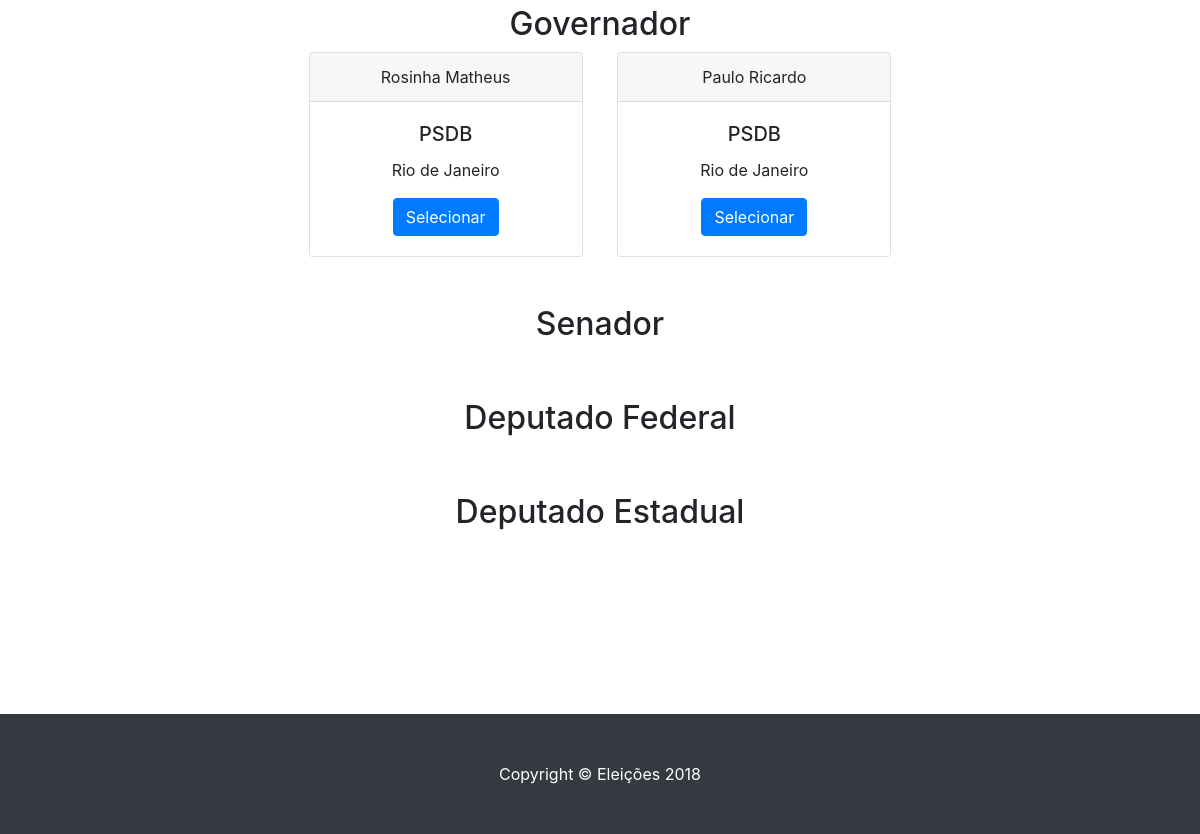
Before: /voto (signed in, lower part) with the older database file.
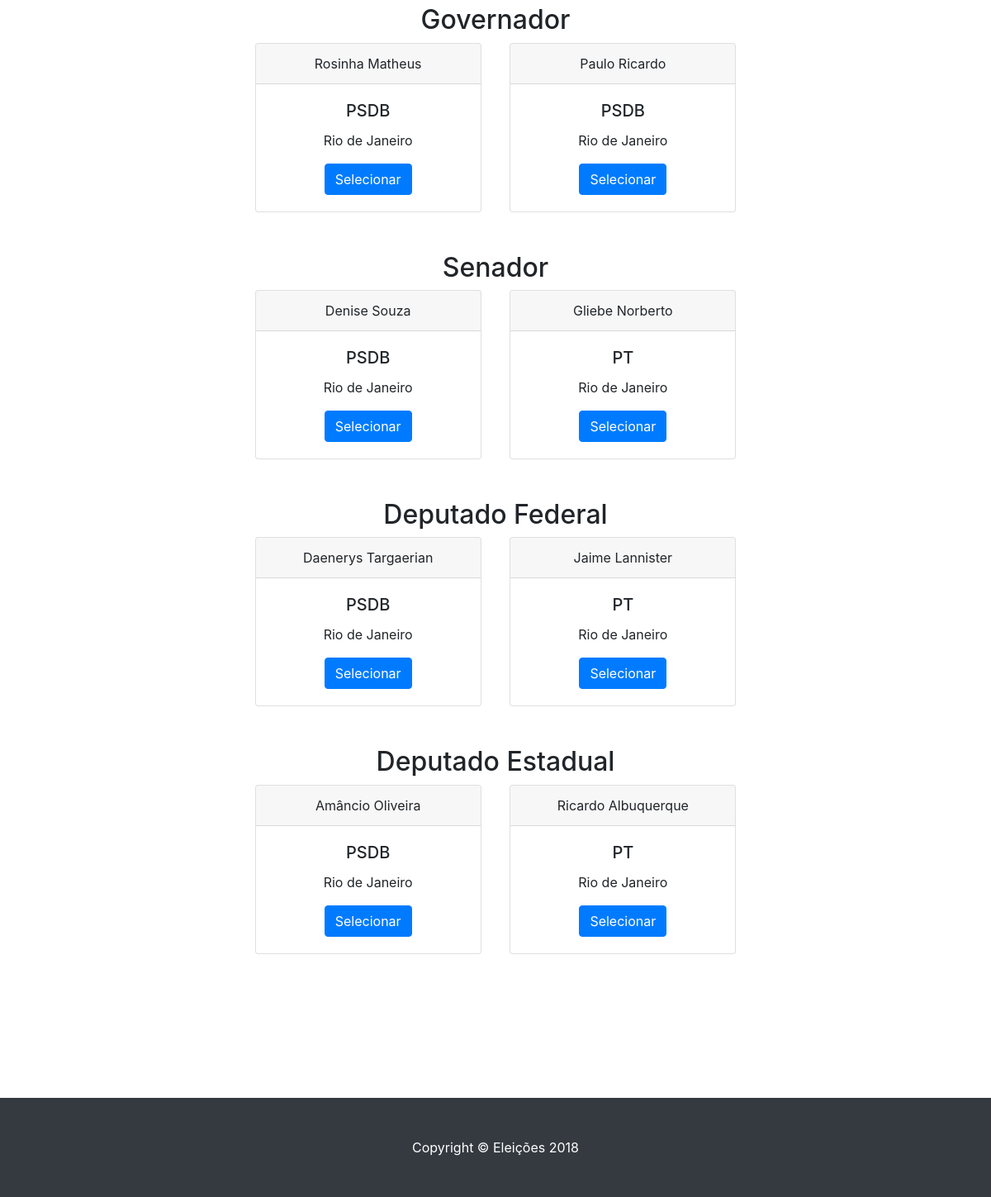
After: the same page with the newer database file.
### eleicoes2018/models.py (models this page shows)
class Cargo(models.Model):
	nome = models.CharField(max_length=255, null=False)

class Candidato(models.Model):
	nome = models.CharField(max_length=255, null=False)
	cargo_id = models.ForeignKey(Cargo, on_delete=models.CASCADE)
	partido_id = models.ForeignKey(Partido, on_delete=models.CASCADE)
	estado_id = models.ForeignKey(Estado, on_delete=models.CASCADE)

class Partido(models.Model):
	nome = models.CharField(max_length=255, null=False)
	sigla = models.CharField(max_length=6, null=False)

class Estado(models.Model):
	nome = models.CharField(max_length=255, null=False)
	sigla = models.CharField(max_length=2, null=False)

### votos/views.py (the view)
# urls.py: url(r'^voto$', carregaVoto, name='voto_carregado'),
@login_required
def carregaVoto(request):
    current_user = request.user
    cargos = Cargo.objects.all()
    candidatos = Candidato.objects.all()
    usuario_ativo = Usuario.objects.get(id=current_user.id)
    return render(request, 'registrar_voto2.html', { 'cargos' : cargos , 'candidatos' : candidatos, 'usuario_ativo' : usuario_ativo })

### votos/templates/registrar_voto2.html (shortened to what this page needs)
{% extends "base_registrar_voto.html" %}
{% block body %}
  <form>
    <div id="lista_candidatos" style="list-style-type: none; margin:0;">
      {% for cargo in cargos %}<br>
          {% if cargo.id == 1 %}
          <div style="list-style-type: none; text-align: center" id="{{cargo.id}}-list"><h2>{{ cargo.nome }}</h2>
            <div style="list-style-type: none;">
              {% for candidato in candidatos %}
                  {% if candidato.cargo_id.id == cargo.id %}
                      <div class="col-sm-5" style="display:inline-block">
                        <div class="card">
                          <div class="card-header">
                            <h3>{{ candidato.nome }}</h3>
                          </div>
                          <div class="card-body">
                            <h5 class="card-title">{{ candidato.partido_id.sigla }}</h5>
                            <p class="card-text">{{ candidato.estado_id.nome }}</p>
                            <a style="color: white" onclick="votarCandidato({{candidato.id}}, {{usuario_ativo.id}}); $('#{{cargo.id}}-list').hide()" class="btn btn-primary">Selecionar</a>
                          </div>
                        </div>
                    </div>
                  {% endif %}
              {% endfor %}
            </div>
          </div>
          {% else %}
          <div style="list-style-type: none; text-align: center" id="{{cargo.id}}-list"><h2>{{ cargo.nome }}</h2>
            <div style="list-style-type: none;">
              {% for candidato in candidatos %}
                  {% if candidato.cargo_id.id == cargo.id and candidato.estado_id == usuario_ativo.estado_id %}
                      <div class="col-sm-5" style="display : inline-block">
                        <div class="card">
                          <div class="card-header">
                            {{ candidato.nome }}
                          </div>
                          <div class="card-body">
                            <h5 class="card-title">{{ candidato.partido_id.sigla }}</h5>
                            <p class="card-text">{{ candidato.estado_id.nome }}</p>
                            <a style="color: white" onclick="votarCandidato({{candidato.id}}, {{usuario_ativo.id}}); $('#{{cargo.id}}-list').hide()" class="btn btn-primary">Selecionar</a>
                          </div>
                        </div>
                    </div>
                  {% endif %}
              {% endfor %}
            </div>
          </div>
          <br>
          {% endif %}
      {% endfor %}
    </div>
  </form>
{% endblock %}

### votos/templates/base_registrar_voto.html (shortened to what this page needs)
{% load staticfiles %}
<!DOCTYPE html>
  <head>
    <link href='{% static "vendor/bootstrap/css/bootstrap.min.css" %}' rel="stylesheet">
    <link href='{% static "css/scrolling-nav.css" %}' rel="stylesheet">
  </head>
  <body id="page-top">
    <section id="dados">
      <div class="container">
        <div class="row">
          <div class="col-lg-8 mx-auto">
            {% block body %}
            {% endblock %}
          </div>
        </div>
      </div>
    </section>
    <footer class="py-5 bg-dark">
      <div class="container">
        <p class="m-0 text-center text-white">Copyright &copy; Eleições 2018</p>
      </div>
    </footer>
  </body>
</html>

### eleicoes2018/static/css/scrolling-nav.css (style rules this page uses)
section { padding: 150px 0; }

Changed rows visible on the page:
added Candidato: nome "Denise Souza", partido_id.sigla "PSDB", estado_id.nome "Rio de Janeiro", shown under Cargo "Senador"
added Candidato: nome "Gliebe Norberto", partido_id.sigla "PT", estado_id.nome "Rio de Janeiro", shown under Cargo "Senador"
added Candidato: nome "Daenerys Targaerian", partido_id.sigla "PSDB", estado_id.nome "Rio de Janeiro", shown under Cargo "Deputado Federal"
added Candidato: nome "Jaime Lannister", partido_id.sigla "PT", estado_id.nome "Rio de Janeiro", shown under Cargo "Deputado Federal"
added Candidato: nome "Amâncio Oliveira", partido_id.sigla "PSDB", estado_id.nome "Rio de Janeiro", shown under Cargo "Deputado Estadual"
added Candidato: nome "Ricardo Albuquerque", partido_id.sigla "PT", estado_id.nome "Rio de Janeiro", shown under Cargo "Deputado Estadual"
